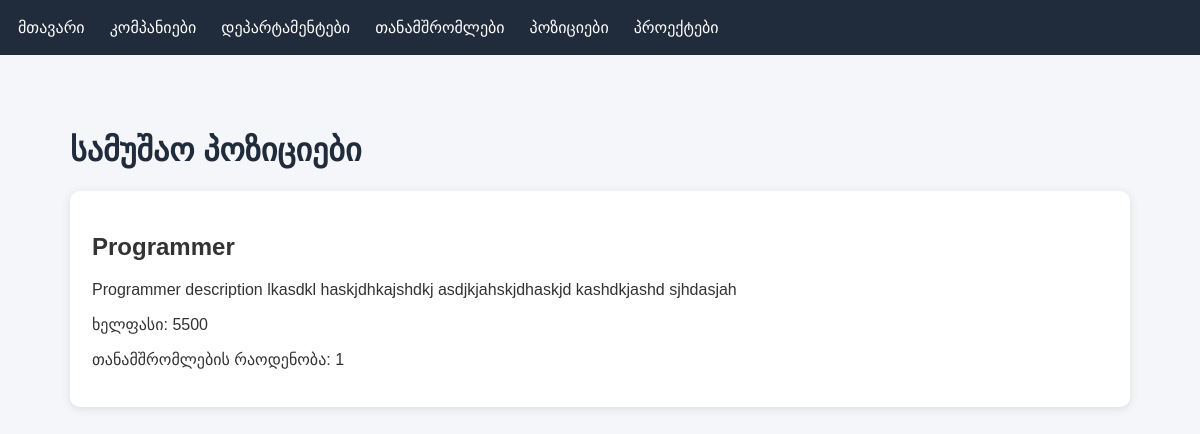
/positions/, run on the app's committed database.
### first_app/models.py (models this page shows, shortened)
class Position(models.Model):
    title = models.CharField(max_length=150)
    salary = models.IntegerField()
    description = models.TextField()

### first_app/views.py (the view)
# urls.py: path('positions/', views.position_list, name='position_list'),
def position_list(request):
    positions = Position.objects.all()
    return render(request, 'position_list.html', {
        'positions': positions
    })

### first_app/templates/position_list.html (shortened to what this page needs)
{% extends 'base.html' %}
{% block content %}
<h1>სამუშაო პოზიციები</h1>
{% for position in positions %}
<div class="card">
    <h2>{{ position.title }}</h2>
    <p>{{ position.description }}</p>
    <p>ხელფასი: {{ position.salary }}</p>
    <p>
        თანამშრომლების რაოდენობა:
        {{ position.employees.count }}
    </p>
</div>
{% empty %}
<p>პოზიციები ჯერ არ არის დამატებული.</p>
{% endfor %}
{% endblock %}

### first_app/templates/base.html (style rules this page uses)
* { box-sizing: border-box; }
body { margin: 0; font-family: Arial, sans-serif; background: #f4f6f9; color: #333; }
.card { background: white; padding: 22px; margin-bottom: 15px; border-radius: 10px; box-shadow: 0 2px 8px #ddd; }
h1 { color: #202b3c; }

### data on the page
Position: title "Programmer", description "Programmer description lkasdkl haskjdhkajshdkj asdjkjahskjdhaskjd kashdkjashd sjhdasjah", salary "5500", employees.count "1"
